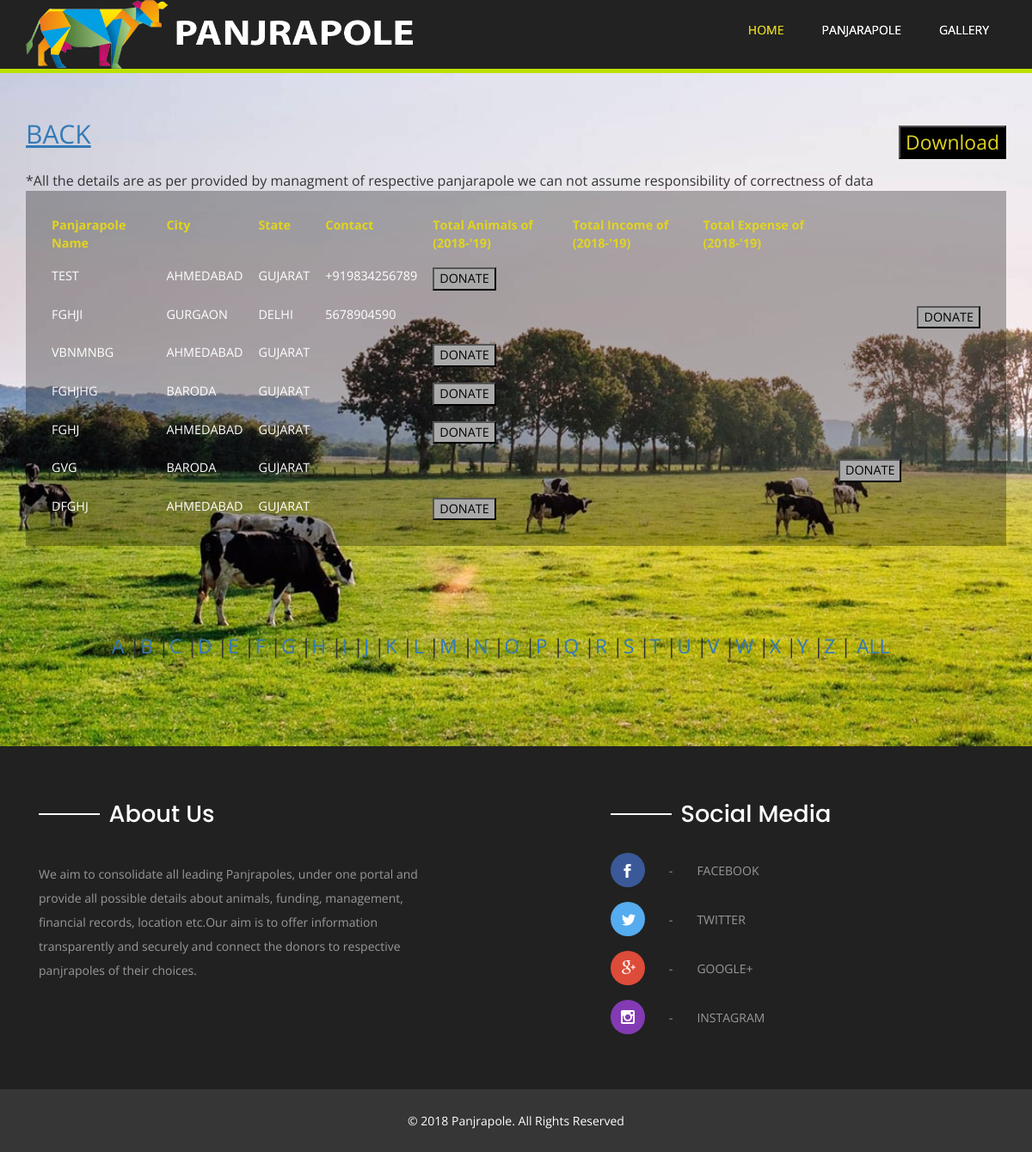
The page /website/detailedview.php on the database its author committed.
### tables this page shows
CREATE TABLE `panjrapol_detail` (
  `Panjrapol_id` int(255) NOT NULL,
  `Panjrapol_name` varchar(255) NOT NULL,
  `State_id` int(255) NOT NULL,
  `City_id` int(255) NOT NULL,
  `District` varchar(255) NOT NULL,
  `Address` varchar(255) NOT NULL,
  `Pincode` varchar(255) NOT NULL,
  `Foundation_year` varchar(255) NOT NULL,
  `Registration_no` varchar(255) NOT NULL,
  `Registration_date` varchar(255) NOT NULL,
  `Charity_commisioner_certificate` varchar(255) NOT NULL,
  `Income_tax_12Acertificate` varchar(255) NOT NULL,
  `Income_tax_80Gcertificate` varchar(255) NOT NULL,
  `Pan_no` varchar(255) NOT NULL,
  `Pancard_certificate` varchar(255) NOT NULL,
  `Email` varchar(255) NOT NULL,
  `Mobile_no` varchar(255) NOT NULL,
  `Is_allow` tinyint(1) NOT NULL DEFAULT '0',
  `Registration_no12A` varchar(255) NOT NULL,
  `Registration_date12A` varchar(255) NOT NULL,
  `Registration_no80G` varchar(255) NOT NULL,
  `Registration_date80G` varchar(255) NOT NULL,
  `Pancard_date` varchar(255) NOT NULL
);

CREATE TABLE `city_detail` (
  `City_id` int(255) NOT NULL,
  `City_name` varchar(255) NOT NULL,
  `State_id` int(255) NOT NULL
);

CREATE TABLE `state_detail` (
  `State_id` int(255) NOT NULL,
  `State_name` varchar(255) NOT NULL
);

### class/Panjrapol.php (called while the page is built, shortened)
<?php
class Panjrapol
{
	public function select()
	{
		$conn=new mysqli("localhost","root","","panjrapol1");
		$qry="SELECT * FROM `panjrapol_detail`";
		$data=mysqli_query($conn,$qry);
		return $data;
	}
}
?>

### class/City.php (called while the page is built, shortened)
<?php
class City
{
	public function select1($cid)
	{
		$conn=new mysqli("localhost","root","","panjrapol1");
		$qry="SELECT * FROM `city_detail` WHERE `City_id`='$cid'";
		$data=mysqli_query($conn,$qry);
		return $data;
	}
}
?>

### class/State.php (called while the page is built, shortened)
<?php
class State
{
	public function select1($sid)
	{
		$conn=new mysqli("localhost","root","","panjrapol1");
		$qry="SELECT * FROM `state_detail` WHERE `State_id`='$sid'";
		$data=mysqli_query($conn,$qry);
		return $data;
	}
}
?>

### class/Animal.php (called while the page is built, shortened)
<?php
class Animal
{
	public function select2($pid)
	{
		$conn=new mysqli("localhost","root","","panjrapol1");
		$qry="SELECT * FROM `animal_detail` WHERE `Panjrapol_id`='$pid'";
		$data=mysqli_query($conn,$qry);
		return $data;
	}
}
?>

### class/Incomeexpense.php (called while the page is built, shortened)
<?php
class Incomeexpense
{
	public function select2($pid)
	{
		$conn=new mysqli("localhost","root","","panjrapol1");
		$qry="SELECT * FROM `incomeexpense_detail` WHERE `Panjrapol_id`='$pid'";
		$data=mysqli_query($conn,$qry);
		return $data;
	}
}
?>

### website/detailedview.php (the view, shortened to what this page needs)
<?php
include_once("header.php");
?>
<div class="banner">
        <div class="container">
             <a href='index.php' style='float:left; margin-top: 50px; font-size:30px;'><u>BACK</u></a>
             <br><br>
             <form method="post">
         <input type="submit" name="btnsub" class="bg4" value="Download" style='float:right; margin-top: 15px;'>
    </form>
    <br>
            <div id="page-wrapper" >
                <div class="graphs">
                    <br><br>
                        <div class="tab-content">
                        <div class="tab-pane active" id="horizontal-form">
<?php
include_once("../class/Panjrapol.php");
$obj=new Panjrapol();
include_once("../class/City.php");
$obj1=new City();
include_once("../class/State.php");
$obj2=new State();
include_once("../class/Animal.php");
$obj3=new Animal();
include_once("../class/Incomeexpense.php");
$obj4=new Incomeexpense();
if(isset($_GET["Ch"]))
{
        $alpha=$_GET["Ch"];
        $rec=$obj->select4($alpha);
 $data="";
        $t=mysqli_num_rows($rec);
        if($t>0){
            $data.="<marquee style='scrollamount='5' loop='infinite''>
*All the details are as per provided by managment of respective panjarapole we can not assume responsibility of correctness of data
</marquee><div style='overflow-x: auto;'><table class='table bg'>
            <th class='bg1'>Panjarapole Name</th>
            <th class='bg1'>City</th>
            <th class='bg1'>State</th>
            <th class='bg1'>Contact</th>
                ";
$date_y = date("Y");
$year =intval($date_y);
$date_y1 = date("y");
$year1 =intval($date_y1-1);
        $y1=$year-2;
        $data.="<th class='bg1'>Total Animals of ($y1-'$year1)</th>
        <th class='bg1'>Total Income of ($y1-'$year1)</th>
        <th class='bg1'>Total Expense of ($y1-'$year1)</th>";
            $data.="
            <th></th>
            <th></th>
        ";
    while ($result=mysqli_fetch_array($rec))
    {
        $rec1=$obj1->select1($result[3]);
        while ($result1=mysqli_fetch_array($rec1))
         {
                $rec2=$obj2->select1($result1[2]);
                while ($result2=mysqli_fetch_array($rec2))
                {
                            $data.="<tr>
                                        <td>".$result[1]."</td>
                                        <td>".$result1[1]."</td>
                                        <td>".$result2[1]."</td>
                                        <td>".$result[16]."</td>";
$date_y = date("Y");
$year =intval($date_y)-1;
$y1=$year-1;
                                        $rec3=$obj3->select2($result[0]);
                                        while ($result3=mysqli_fetch_array($rec3))
                                        {
                                            if($result3[3]=="Closing Balance"){
                                            if($result3[2]=="$year-$y1"){
                                                    $t=$result3[4]+$result3[5];
                                                            $data.="<td>".$t." Animals</td>";
                                                }
                                                else{
                                                $data.="<td></td>";
                                            }
                                            }
                                        }
                                        $rec4=$obj4->select2($result[0]);
                                        while ($result4=mysqli_fetch_array($rec4))
                                        {
                                            if($result4[2]=="$year-$y1"){
                                                $data.="<td>".$result4[9]." Rs/-</td>
                                                <td>".$result4[14]."  Rs/-</td>";
                                            }
                                            else{
                                                $data.="<td></td><td></td>";
                                            }
                                        }
                                        $data.="
                                            <td><a name='btnDon' href='donate.php'><button name='btnSub' style='background-color: darkgray; color: black;'>DONATE</button></a></td></tr>
                                    ";
                                }
                                }
        }
                                $data.="</table></div>";
                                $data.="<div class='bg3' >";
        foreach (range('A', 'Z') as $char) {
                $data.="<a href='detailedview.php?Ch=".$char."' >$char </a>";
                $data.="|";
        }
            $data.="<a href='detailedview.php'> ALL</a></div>";
                            }
                            else{
                                echo "<script type='text/javascript'>alert('No Data found')</script>";
                                echo "<script type='text/javascript'>location.href = 'panjrapole.php'</script>";
                            }
}
else{
     $rec=$obj->select();
 $data="";
        $t=mysqli_num_rows($rec);
        if($t>0){
            $data.="<marquee style='scrollamount='5' loop='infinite''>
*All the details are as per provided by managment of respective panjarapole we can not assume responsibility of correctness of data
</marquee><div style='overflow-x: auto;'><table class='table bg'>
            <th class='bg1'>Panjarapole Name</th>
            <th class='bg1'>City</th>
            <th class='bg1'>State</th>
            <th class='bg1'>Contact</th>
             ";
$date_y = date("Y");
$year =intval($date_y);
$date_y1 = date("y");
$year1 =intval($date_y1-1);
        $y1=$year-2;
        $data.="<th class='bg1'>Total Animals of ($y1-'$year1)</th>
        <th class='bg1'>Total Income of ($y1-'$year1)</th>
        <th class='bg1'>Total Expense of ($y1-'$year1)</th>";
            $data.="
            <th></th>
            <th></th>
        ";
    while ($result=mysqli_fetch_array($rec))
    {
        $rec1=$obj1->select1($result[3]);
        while ($result1=mysqli_fetch_array($rec1))
         {
                $rec2=$obj2->select1($result1[2]);
                while ($result2=mysqli_fetch_array($rec2))
                {
                            $data.="<tr>
                                        <td>".$result[1]."</td>
                                        <td>".$result1[1]."</td>
                                        <td>".$result2[1]."</td>
                                        <td>".$result[16]."</td>";
$date_y = date("Y");
$year =intval($date_y)-1;
$y1=$year-1;
                                        $rec3=$obj3->select2($result[0]);
                                        while ($result3=mysqli_fetch_array($rec3))
                                        {
                                            if($result3[3]=="Closing Balance"){
                                            if($result3[2]=="$year-$y1"){
                                                    $t=$result3[4]+$result3[5];
                                                            $data.="<td>".$t." Animals</td>";
                                                }
                                                else{
                                                $data.="<td></td>";
                                            }
                                            }
                                        }
                                        $rec4=$obj4->select2($result[0]);
                                        while ($result4=mysqli_fetch_array($rec4))
                                        {
                                            if($result4[2]=="$year-$y1"){
                                                $data.="<td>".$result4[9]." Rs/-</td>
                                                <td>".$result4[14]."  Rs/-</td>";
                                            }
                                            else{
                                                $data.="<td></td><td></td>";
                                            }
                                        }
                                        $data.="
                                            <td><a name='btnDon' href='donate.php'><button name='btnSub' style='background-color: darkgray; color: black;'>DONATE</button></a></td></tr>
                                    ";
                                }
                                }
        }
                                $data.="</table></div>";
                                $data.="<div class='bg3' >";
        foreach (range('A', 'Z') as $char) {
                $data.="<a href='detailedview.php?Ch=".$char."' >$char </a>";
                $data.="|";
        }
            $data.="<a href='detailedview.php'> ALL</a></div>";
                            }
                            else{
                                echo "<script type='text/javascript'>alert('No Data found')</script>";
                                echo "<script type='text/javascript'>location.href = 'panjrapole.php'</script>";
                            }
}
                                    echo $data;
?>
                            </div>
                        </div>
                </div>
            </div>
        </div>
    </div>
<?php
    include_once("footer.php");
?>

### website/header.php (shortened to what this page needs)
<!DOCTYPE html>
<html>
<head>
<link href="css/bootstrap.css" rel="stylesheet" type="text/css" media="all" />
<link href="css/style.css" rel="stylesheet" type="text/css" media="all" />
<link rel="stylesheet" href="css/flexslider.css" type="text/css" media="screen" property="" />
</head>
<body>
	<div class="top-nav">
		<div class="container">
			<nav class="navbar navbar-default">
				<div class="collapse navbar-collapse navbar-right" id="bs-example-navbar-collapse-1">
					<nav class="menu menu--shylock">
						<img src="images/panjrapole.png" style="float: left; width: 450px; height: 80px;"></img>
						<ul class="nav navbar-nav link-effect-7" id="link-effect-7">
							<li class="active"><a href="index.php" data-hover="Home">Home</a></li>
							<li><a href="detailedview.php" data-hover="panjarapole">Panjarapole</a></li>
							<li><a href="" data-hover="Gallery">Gallery</a></li>
						</ul>
					</nav>
				</div>
			</nav>
		</div>
	</div>

### website/footer.php (shortened to what this page needs)
	<div class="footer">
		<div class="container">
			<div class="col-md-5 agileinfo_footer_grid">
				<h3>About Us</h3>
				<p>We aim to consolidate all leading Panjrapoles, under one portal and provide all possible details about animals, funding, management, financial records, location etc.Our aim is to offer information transparently and securely and connect the donors to respective panjrapoles of their choices.</p>
			</div>
			<div class="col-md-offset-2 col-md-5 agileinfo_footer_grid">
				<h3>Social Media</h3>
				<ul class="agileinfo_social_icons">
					<li><a href="#" class="facebook"><span></span><i>-</i>Facebook</a></li>
					<li><a href="#" class="twitter"><span></span><i>-</i>Twitter</a></li>
					<li><a href="#" class="google"><span></span><i>-</i>Google+</a></li>
					<li><a href="#" class="instagram"><span></span><i>-</i>Instagram</a></li>
				</ul>
			</div>
		</div>
	</div>
	<div class="w3agile_copy_right">
		<div class="container">
			 <p>© 2018 Panjrapole. All Rights Reserved</p>
		</div>
	</div>
</body>
</html>

### website/detailedview.php (style rules this page uses)
.bg { background:rgba(0,0,0,0.3); padding: 20px; color: #fff; }
.bg1 { color:#e1d41f; }
.bg3 { padding: 100px; font-size: 23px; }
.bg4 { color:#e1d41f; background-color: #000; font-size: 23px; }

### rows shown on the page
panjrapol_detail: Panjrapol_name "TEST", Mobile_no "+919834256789"
city_detail: City_name "AHMEDABAD"
state_detail: State_name "GUJARAT"
panjrapol_detail: Panjrapol_name "FGHJI", Mobile_no "5678904590"
city_detail: City_name "GURGAON"
state_detail: State_name "DELHI"
panjrapol_detail: Panjrapol_name "VBNMNBG"
panjrapol_detail: Panjrapol_name "FGHJHG"
city_detail: City_name "BARODA"
panjrapol_detail: Panjrapol_name "FGHJ"
panjrapol_detail: Panjrapol_name "GVG"
panjrapol_detail: Panjrapol_name "DFGHJ"

### other values the page prints
$char "A"
$char "B"
$char "C"
$char "D"
$char "E"
$char "F"
$char "G"
$char "H"
$char "I"
$char "J"
$char "K"
$char "L"
$char "M"
$char "N"
$char "O"
